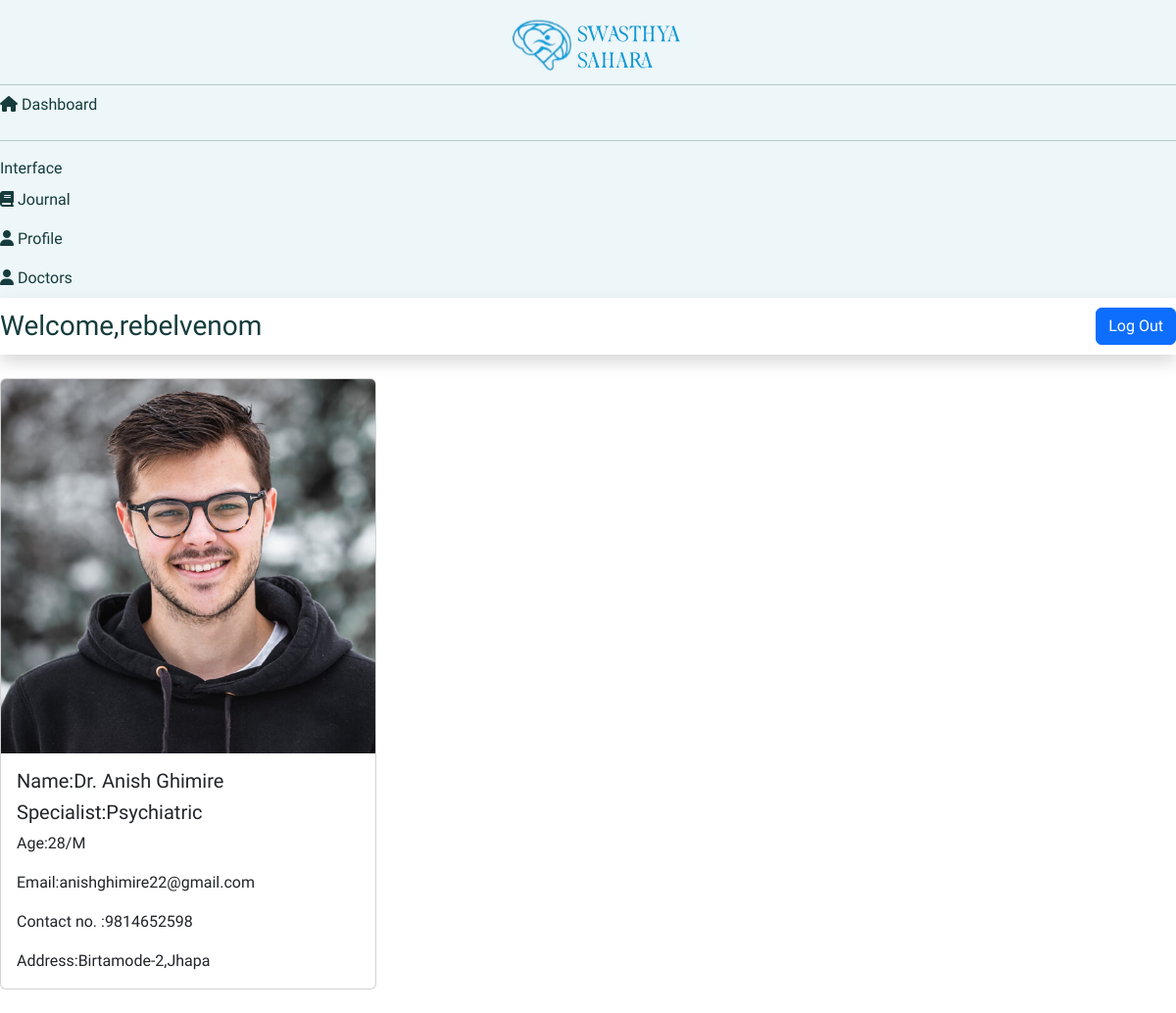
Page /profile/doctors/ (signed in) on the committed database.
### accounts/models.py (models this page shows, shortened)
class CustomUser(AbstractUser):
    first_name = models.CharField(max_length=255, blank=True, null=True)
    last_name = models.CharField(max_length=55, blank=True, null=True)
    phone = models.CharField(max_length=10, blank=True, null=True)
    image = models.ImageField(upload_to='avatars/', null=True, blank=True)

### Main/models.py (models this page shows, shortened)
class DoctorInfo(models.Model):
    image=models.ImageField(upload_to='images/doctors/',null=True,blank=True)
    name=models.CharField(max_length=100)
    specialist=models.CharField(max_length=20,default='Psychiatric',null=False,blank=False)
    phone=models.CharField(max_length=10)
    email=models.EmailField(null=False,blank=False)
    address=models.TextField()
    class gender(models.TextChoices):
        Male="M","Male"
        Female="F","Female"
    gender=models.CharField(max_length=1,choices=gender.choices,null=False,blank=False)
    age=models.PositiveIntegerField(null=False,blank=False)

### Main/views.py (the view)
# urls.py: path('profile/doctors/',views.doctors_list,name="doctors_list"),
@login_required
def doctors_list(request):
    doctor_info=DoctorInfo.objects.all()
    return render(request,'main/doctor_details.html',{'list':doctor_info})

### templates/main/doctor_details.html
{% extends "main/base_user.html"%}
{% load static %}
{% block content %}
<div class="row">
    {% for post in list %}
    <div class="col-lg-4 mb-4">
      <div class="card w-auto">
        <img
          src="{{post.image.url}}"
          alt="" class="card-img-top img-fluid" />
        <div class="card-body">
          <h5 class="card-title">Name:{{post.name}}</h5>
          <h5 class="card-title">Specialist:{{post.specialist}}</h5>
          <p class="card-text">Age:{{post.age}}/{{post.gender}}</p>
          <p class="card-text">Email:{{post.email}}</p>
          <p class="card-text">Contact no. :{{post.phone}}</p>
          <p class="card-text">Address:{{post.address}}</p>
        </div>
      </div>
    </div>
    {% endfor %}
  </div>
  {% endblock %}

### templates/includes/nav.html
<nav class="navbar navbar-expand navbar-light bg-white topbar mb-4 static-top shadow d-flex flex-row align-items-center justify-content-between">
    <span class="text-center fs-3" style="color: var(--primary);">Welcome,{{user.username}}</span>
    <a class="btn btn-primary" href="{% url 'account_logout'%}">Log Out</a>
</nav>

### static/css/style.css (style rules this page uses)
:root { --primary: #163c3d; --paragraph-gray: #535b53; --primary-light: #e2eddf; --dark-grey: #475467; --white: white; --catskill:#edf6f9; --default: #0c090c; --padding: attr(data-padding); --margin: attr(data-margin); }
a { text-decoration: none; }
.body-font { font-family: 'Lexend', sans-serif !important; font-weight: 400; }

### rows in the picture
CustomUser: username "rebelvenom"
DoctorInfo: image (picture), name "Dr. Anish Ghimire", specialist "Psychiatric", age "28", gender "M", email "anishghimire22@gmail.com", phone "9814652598", address "Birtamode-2,Jhapa"
